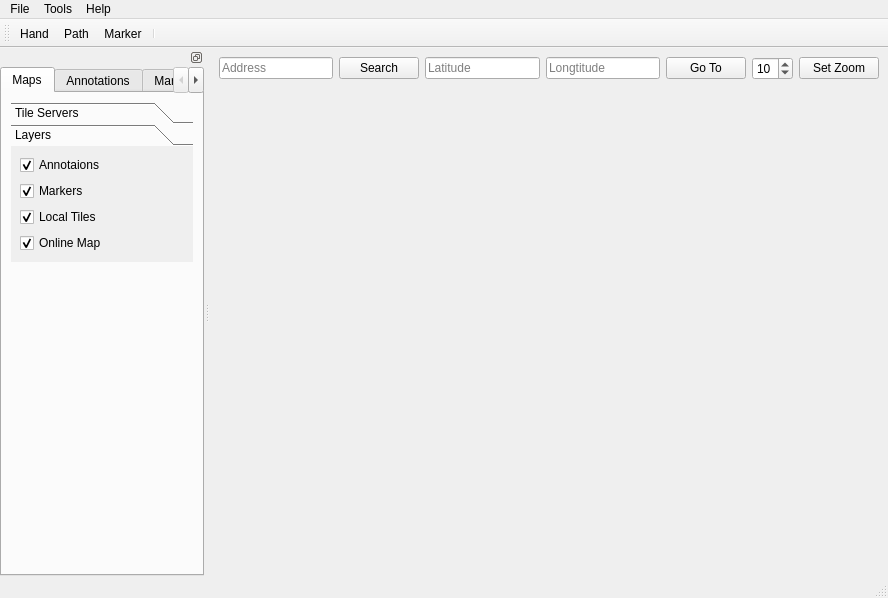
<?xml version="1.0" encoding="UTF-8"?>
<ui version="4.0">
 <class>MainWindow</class>
 <widget class="QMainWindow" name="MainWindow">
  <property name="geometry">
   <rect>
    <x>0</x>
    <y>0</y>
    <width>888</width>
    <height>598</height>
   </rect>
  </property>
  <property name="windowTitle">
   <string>MainWindow</string>
  </property>
  <widget class="QWidget" name="centralwidget">
   <layout class="QHBoxLayout" name="horizontalLayout">
    <property name="leftMargin">
     <number>0</number>
    </property>
    <property name="topMargin">
     <number>0</number>
    </property>
    <property name="rightMargin">
     <number>0</number>
    </property>
    <property name="bottomMargin">
     <number>0</number>
    </property>
    <item>
     <widget class="QWidget" name="widget" native="true">
      <layout class="QVBoxLayout" name="verticalLayout">
       <property name="sizeConstraint">
        <enum>QLayout::SetDefaultConstraint</enum>
       </property>
       <item>
        <widget class="QWidget" name="widgetSearchBar" native="true">
         <property name="sizePolicy">
          <sizepolicy hsizetype="Preferred" vsizetype="Fixed">
           <horstretch>0</horstretch>
           <verstretch>0</verstretch>
          </sizepolicy>
         </property>
         <property name="accessibleName">
          <string/>
         </property>
         <layout class="QHBoxLayout" name="horizontalLayout_2">
          <property name="sizeConstraint">
           <enum>QLayout::SetDefaultConstraint</enum>
          </property>
          <property name="leftMargin">
           <number>0</number>
          </property>
          <property name="topMargin">
           <number>0</number>
          </property>
          <property name="rightMargin">
           <number>0</number>
          </property>
          <property name="bottomMargin">
           <number>0</number>
          </property>
          <item>
           <widget class="QLineEdit" name="lineEditAddress">
            <property name="placeholderText">
             <string>Address</string>
            </property>
           </widget>
          </item>
          <item>
           <widget class="QPushButton" name="pushButtonSearch">
            <property name="text">
             <string>Search</string>
            </property>
           </widget>
          </item>
          <item>
           <widget class="QLineEdit" name="lineEditLat">
            <property name="maximumSize">
             <size>
              <width>200</width>
              <height>16777215</height>
             </size>
            </property>
            <property name="inputMask">
             <string/>
            </property>
            <property name="placeholderText">
             <string>Latitude</string>
            </property>
           </widget>
          </item>
          <item>
           <widget class="QLineEdit" name="lineEditLon">
            <property name="sizePolicy">
             <sizepolicy hsizetype="Expanding" vsizetype="Fixed">
              <horstretch>0</horstretch>
              <verstretch>0</verstretch>
             </sizepolicy>
            </property>
            <property name="maximumSize">
             <size>
              <width>200</width>
              <height>16777215</height>
             </size>
            </property>
            <property name="placeholderText">
             <string>Longtitude</string>
            </property>
           </widget>
          </item>
          <item>
           <widget class="QPushButton" name="pushButton_2">
            <property name="text">
             <string>Go To</string>
            </property>
           </widget>
          </item>
          <item>
           <widget class="QSpinBox" name="spinBoxZoom">
            <property name="minimum">
             <number>1</number>
            </property>
            <property name="maximum">
             <number>19</number>
            </property>
            <property name="value">
             <number>10</number>
            </property>
           </widget>
          </item>
          <item>
           <widget class="QPushButton" name="pushButton">
            <property name="text">
             <string>Set Zoom</string>
            </property>
           </widget>
          </item>
         </layout>
        </widget>
       </item>
       <item>
        <widget class="QWidget" name="widgetMap" native="true">
         <layout class="QVBoxLayout" name="mapLayout"/>
        </widget>
       </item>
      </layout>
     </widget>
    </item>
   </layout>
  </widget>
  <widget class="QMenuBar" name="menubar">
   <property name="geometry">
    <rect>
     <x>0</x>
     <y>0</y>
     <width>888</width>
     <height>26</height>
    </rect>
   </property>
   <property name="nativeMenuBar">
    <bool>true</bool>
   </property>
   <widget class="QMenu" name="menuFile">
    <property name="title">
     <string>File</string>
    </property>
    <widget class="QMenu" name="menuOpen">
     <property name="title">
      <string>Open</string>
     </property>
    </widget>
    <widget class="QMenu" name="menuImport">
     <property name="title">
      <string>Import</string>
     </property>
     <addaction name="actionImportLocalTiles"/>
     <addaction name="actionImportMarkers"/>
     <addaction name="actionImportAnnotation"/>
    </widget>
    <widget class="QMenu" name="menuExport">
     <property name="title">
      <string>Export</string>
     </property>
     <addaction name="actionExportMarker"/>
     <addaction name="actionExportAnnotaion"/>
    </widget>
    <addaction name="menuOpen"/>
    <addaction name="menuImport"/>
    <addaction name="menuExport"/>
   </widget>
   <widget class="QMenu" name="menuTools">
    <property name="title">
     <string>Tools</string>
    </property>
    <widget class="QMenu" name="menuTiles">
     <property name="title">
      <string>Tiles</string>
     </property>
     <addaction name="actionTile_Download_Extent"/>
     <addaction name="actionTile_Download_Path"/>
    </widget>
    <widget class="QMenu" name="menuGeoTiff">
     <property name="title">
      <string>GeoTiff</string>
     </property>
     <addaction name="actionGeotiff_Merge_Extent"/>
     <addaction name="actionGeotiff_Merge_Path"/>
    </widget>
    <addaction name="menuTiles"/>
    <addaction name="menuGeoTiff"/>
    <addaction name="actionDownloadDEM"/>
    <addaction name="separator"/>
    <addaction name="actionCoord_Transformation"/>
   </widget>
   <widget class="QMenu" name="menuHelp">
    <property name="title">
     <string>Help</string>
    </property>
    <addaction name="actionAbout"/>
   </widget>
   <addaction name="menuFile"/>
   <addaction name="menuTools"/>
   <addaction name="menuHelp"/>
  </widget>
  <widget class="QStatusBar" name="statusbar"/>
  <widget class="QToolBar" name="toolBar">
   <property name="windowTitle">
    <string>toolBar</string>
   </property>
   <property name="toolTip">
    <string>Hand</string>
   </property>
   <attribute name="toolBarArea">
    <enum>TopToolBarArea</enum>
   </attribute>
   <attribute name="toolBarBreak">
    <bool>false</bool>
   </attribute>
   <addaction name="actionHand"/>
   <addaction name="actionPath"/>
   <addaction name="actionMarker"/>
   <addaction name="separator"/>
  </widget>
  <widget class="QDockWidget" name="dockWidget">
   <property name="features">
    <set>QDockWidget::DockWidgetFloatable|QDockWidget::DockWidgetMovable</set>
   </property>
   <property name="windowTitle">
    <string/>
   </property>
   <attribute name="dockWidgetArea">
    <number>1</number>
   </attribute>
   <widget class="QWidget" name="dockWidgetContents">
    <property name="sizePolicy">
     <sizepolicy hsizetype="Preferred" vsizetype="Preferred">
      <horstretch>0</horstretch>
      <verstretch>0</verstretch>
     </sizepolicy>
    </property>
    <layout class="QVBoxLayout" name="verticalLayout_2">
     <property name="leftMargin">
      <number>0</number>
     </property>
     <property name="topMargin">
      <number>0</number>
     </property>
     <property name="rightMargin">
      <number>0</number>
     </property>
     <property name="bottomMargin">
      <number>0</number>
     </property>
     <item>
      <widget class="QTabWidget" name="tabWidget">
       <property name="sizePolicy">
        <sizepolicy hsizetype="Expanding" vsizetype="Expanding">
         <horstretch>0</horstretch>
         <verstretch>0</verstretch>
        </sizepolicy>
       </property>
       <property name="tabPosition">
        <enum>QTabWidget::North</enum>
       </property>
       <property name="tabShape">
        <enum>QTabWidget::Rounded</enum>
       </property>
       <property name="currentIndex">
        <number>0</number>
       </property>
       <property name="elideMode">
        <enum>Qt::ElideNone</enum>
       </property>
       <property name="usesScrollButtons">
        <bool>true</bool>
       </property>
       <property name="documentMode">
        <bool>false</bool>
       </property>
       <property name="tabsClosable">
        <bool>false</bool>
       </property>
       <property name="tabBarAutoHide">
        <bool>false</bool>
       </property>
       <widget class="QWidget" name="tabMaps">
        <property name="sizePolicy">
         <sizepolicy hsizetype="Preferred" vsizetype="Preferred">
          <horstretch>0</horstretch>
          <verstretch>0</verstretch>
         </sizepolicy>
        </property>
        <attribute name="title">
         <string>Maps</string>
        </attribute>
        <layout class="QVBoxLayout" name="verticalLayout_3">
         <property name="spacing">
          <number>7</number>
         </property>
         <property name="sizeConstraint">
          <enum>QLayout::SetDefaultConstraint</enum>
         </property>
         <item>
          <widget class="QToolBox" name="toolBox">
           <property name="sizePolicy">
            <sizepolicy hsizetype="Preferred" vsizetype="Fixed">
             <horstretch>0</horstretch>
             <verstretch>0</verstretch>
            </sizepolicy>
           </property>
           <property name="layoutDirection">
            <enum>Qt::LeftToRight</enum>
           </property>
           <property name="autoFillBackground">
            <bool>false</bool>
           </property>
           <property name="frameShape">
            <enum>QFrame::NoFrame</enum>
           </property>
           <property name="frameShadow">
            <enum>QFrame::Plain</enum>
           </property>
           <property name="currentIndex">
            <number>1</number>
           </property>
           <property name="tabSpacing">
            <number>0</number>
           </property>
           <widget class="QWidget" name="page">
            <property name="geometry">
             <rect>
              <x>0</x>
              <y>0</y>
              <width>178</width>
              <height>44</height>
             </rect>
            </property>
            <property name="sizePolicy">
             <sizepolicy hsizetype="Preferred" vsizetype="Fixed">
              <horstretch>0</horstretch>
              <verstretch>0</verstretch>
             </sizepolicy>
            </property>
            <attribute name="label">
             <string>Tile Servers</string>
            </attribute>
            <layout class="QVBoxLayout" name="verticalLayout_4">
             <item>
              <widget class="QComboBox" name="comboBoxTileServer"/>
             </item>
            </layout>
           </widget>
           <widget class="QWidget" name="page_2">
            <property name="geometry">
             <rect>
              <x>0</x>
              <y>0</y>
              <width>178</width>
              <height>123</height>
             </rect>
            </property>
            <property name="sizePolicy">
             <sizepolicy hsizetype="Preferred" vsizetype="Fixed">
              <horstretch>0</horstretch>
              <verstretch>0</verstretch>
             </sizepolicy>
            </property>
            <attribute name="label">
             <string>Layers</string>
            </attribute>
            <layout class="QVBoxLayout" name="verticalLayout_6">
             <item>
              <widget class="QCheckBox" name="checkBoxAnnotations">
               <property name="autoFillBackground">
                <bool>false</bool>
               </property>
               <property name="text">
                <string>Annotaions</string>
               </property>
               <property name="checked">
                <bool>true</bool>
               </property>
               <property name="tristate">
                <bool>false</bool>
               </property>
              </widget>
             </item>
             <item>
              <widget class="QCheckBox" name="checkBoxMarkers">
               <property name="text">
                <string>Markers</string>
               </property>
               <property name="checked">
                <bool>true</bool>
               </property>
              </widget>
             </item>
             <item>
              <widget class="QCheckBox" name="checkBoxLocalTiles">
               <property name="text">
                <string>Local Tiles</string>
               </property>
               <property name="checked">
                <bool>true</bool>
               </property>
              </widget>
             </item>
             <item>
              <widget class="QCheckBox" name="checkBoxOnlineMap">
               <property name="text">
                <string>Online Map</string>
               </property>
               <property name="checked">
                <bool>true</bool>
               </property>
              </widget>
             </item>
            </layout>
           </widget>
          </widget>
         </item>
         <item>
          <spacer name="verticalSpacer">
           <property name="orientation">
            <enum>Qt::Vertical</enum>
           </property>
           <property name="sizeHint" stdset="0">
            <size>
             <width>20</width>
             <height>40</height>
            </size>
           </property>
          </spacer>
         </item>
        </layout>
       </widget>
       <widget class="QWidget" name="tabAnnotations">
        <attribute name="title">
         <string>Annotations</string>
        </attribute>
       </widget>
       <widget class="QWidget" name="tabMarkers">
        <attribute name="title">
         <string>Markers</string>
        </attribute>
       </widget>
      </widget>
     </item>
    </layout>
   </widget>
  </widget>
  <action name="actionLayer">
   <property name="text">
    <string>Layer</string>
   </property>
  </action>
  <action name="actionLocalTileDirectory">
   <property name="text">
    <string>Local Tile Directory</string>
   </property>
  </action>
  <action name="actionAbout">
   <property name="text">
    <string>About</string>
   </property>
  </action>
  <action name="actionImportMarkers">
   <property name="text">
    <string>Marker</string>
   </property>
  </action>
  <action name="actionImportAnnotation">
   <property name="text">
    <string>Annotation</string>
   </property>
  </action>
  <action name="actionDownloadDEM">
   <property name="text">
    <string>DEM</string>
   </property>
  </action>
  <action name="actionHand">
   <property name="checkable">
    <bool>true</bool>
   </property>
   <property name="checked">
    <bool>false</bool>
   </property>
   <property name="enabled">
    <bool>true</bool>
   </property>
   <property name="icon">
    <iconset>
     <normaloff>../resources/icons/hand.png</normaloff>../resources/icons/hand.png</iconset>
   </property>
   <property name="text">
    <string>Hand</string>
   </property>
  </action>
  <action name="actionPath">
   <property name="checkable">
    <bool>true</bool>
   </property>
   <property name="icon">
    <iconset>
     <normaloff>../resources/icons/pencil.png</normaloff>../resources/icons/pencil.png</iconset>
   </property>
   <property name="text">
    <string>Path</string>
   </property>
   <property name="toolTip">
    <string>Path</string>
   </property>
  </action>
  <action name="actionMarker">
   <property name="checkable">
    <bool>true</bool>
   </property>
   <property name="icon">
    <iconset>
     <normaloff>../resources/icons/marker.png</normaloff>../resources/icons/marker.png</iconset>
   </property>
   <property name="text">
    <string>Marker</string>
   </property>
   <property name="toolTip">
    <string>Marker</string>
   </property>
  </action>
  <action name="actionSave">
   <property name="text">
    <string>Save</string>
   </property>
  </action>
  <action name="actionLoad">
   <property name="text">
    <string>Load</string>
   </property>
  </action>
  <action name="actionImportLocalTiles">
   <property name="text">
    <string>Local Tiles</string>
   </property>
  </action>
  <action name="actionExportAnnotaion">
   <property name="text">
    <string>Annotaion</string>
   </property>
  </action>
  <action name="actionExportMarker">
   <property name="text">
    <string>Marker</string>
   </property>
  </action>
  <action name="actionXyzToLatLon">
   <property name="text">
    <string>xyz to Lat-Lon</string>
   </property>
  </action>
  <action name="actionCoord_Transformation">
   <property name="text">
    <string>Coord Transformation</string>
   </property>
  </action>
  <action name="actionTile_Download_Extent">
   <property name="text">
    <string>Download Extent</string>
   </property>
  </action>
  <action name="actionTile_Download_Path">
   <property name="text">
    <string>Download Path</string>
   </property>
  </action>
  <action name="actionGeotiff_Merge_Extent">
   <property name="text">
    <string>Merge Extent</string>
   </property>
  </action>
  <action name="actionGeotiff_Merge_Path">
   <property name="text">
    <string>Merge Path</string>
   </property>
  </action>
 </widget>
 <resources/>
 <connections/>
</ui>
